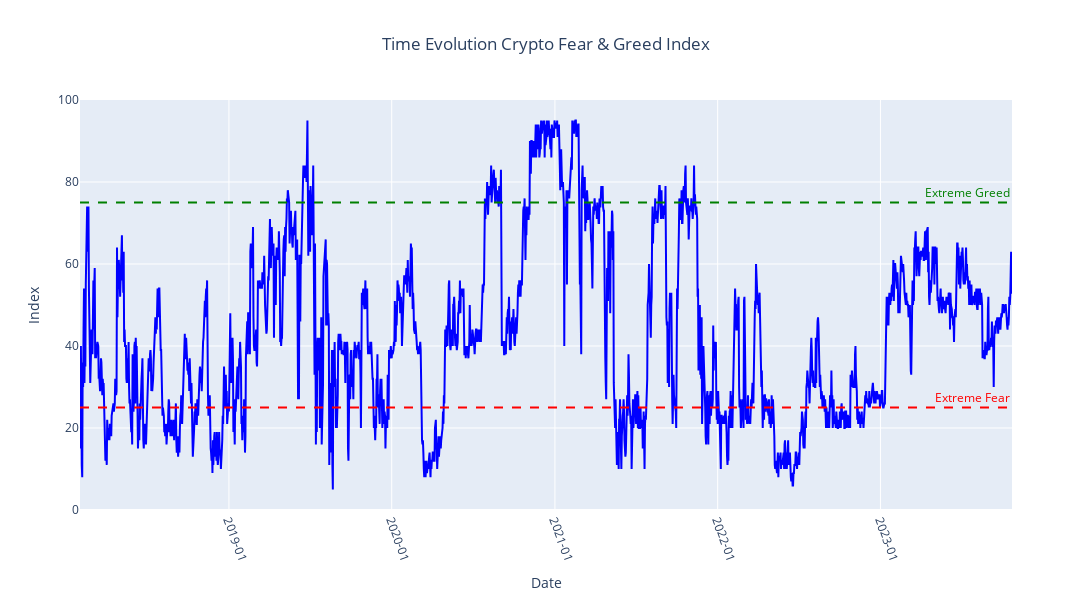

Write notebook code for a chart like this one.
### Code cell
x = df.index
y = df['daily_index']

# create coordinate  pairs
x_pairs = it.pairwise(x)
y_pairs = it.pairwise(y)

color_mapping = {'Extreme Fear': 'red', 'Fear': 'blue', 'Neutral': 'blue', 'Greed': 'blue', 'Extreme Greed': 'green'}
colors = [color_mapping[valor] for valor in df['sentiment']]

# create base figure
fig = go.Figure()
fig.add_trace(
    go.Scatter(
        x=df.index, 
        y=df['daily_index'], 
        mode='lines', 
        line={'color': 'blue'}, 
        showlegend=False)
    )
# add traces (line segments)
"""for x, y, color in zip(x_pairs, y_pairs, colors):
    fig.add_trace(
        go.Scatter(
            x=x,
            y=y, 
            mode='lines', 
            line={'color': color},
            showlegend=False
        )
    )"""
fig.add_hline(y=75, line_dash="dash",
              line_color="green",
              annotation_font={'color': 'green'},
              annotation_text="Extreme Greed", 
              annotation_position="top right"
              )
fig.add_hline(y=25, line_dash="dash",
              line_color="red",
              annotation_font={'color': 'red'},
              annotation_text="Extreme Fear", 
              annotation_position="top right"
              )
fig.update_layout(title='Time Evolution Crypto Fear & Greed Index', title_x=0.5, xaxis_title='Date',
                  yaxis_title='Index', width=1500, height=600, showlegend=True)
fig.update_xaxes(tickangle=70, tickformat='%Y-%m')

fig.show()

### Figure 1 — Plotly figure (JSON) as saved in the notebook; plotly's stock layout.template omitted (floating-point values rounded to 4 significant figures; data arrays with more than 128 entries replaced by an {"elided": "..."} marker saying what was removed)
{"data": [{"line": {"color": "blue"}, "mode": "lines", "showlegend": false, "type": "scatter", "x": {"elided": "2088 str values"}, "y": {"elided": "2088 int values"}}], "layout": {"annotations": [{"font": {"color": "green"}, "showarrow": false, "text": "Extreme Greed", "x": 1, "xanchor": "right", "xref": "x domain", "y": 75, "yanchor": "bottom", "yref": "y"}, {"font": {"color": "red"}, "showarrow": false, "text": "Extreme Fear", "x": 1, "xanchor": "right", "xref": "x domain", "y": 25, "yanchor": "bottom", "yref": "y"}], "height": 600, "shapes": [{"line": {"color": "green", "dash": "dash"}, "type": "line", "x0": 0, "x1": 1, "xref": "x domain", "y0": 75, "y1": 75, "yref": "y"}, {"line": {"color": "red", "dash": "dash"}, "type": "line", "x0": 0, "x1": 1, "xref": "x domain", "y0": 25, "y1": 25, "yref": "y"}], "showlegend": true, "title": {"text": "Time Evolution Crypto Fear & Greed Index", "x": 0.5}, "width": 1500, "xaxis": {"autorange": true, "range": ["2018-02-01", "2023-10-23"], "tickangle": 70, "tickformat": "%Y-%m", "title": {"text": "Date"}, "type": "date"}, "yaxis": {"autorange": true, "range": [0, 100], "title": {"text": "Index"}, "type": "linear"}}}
